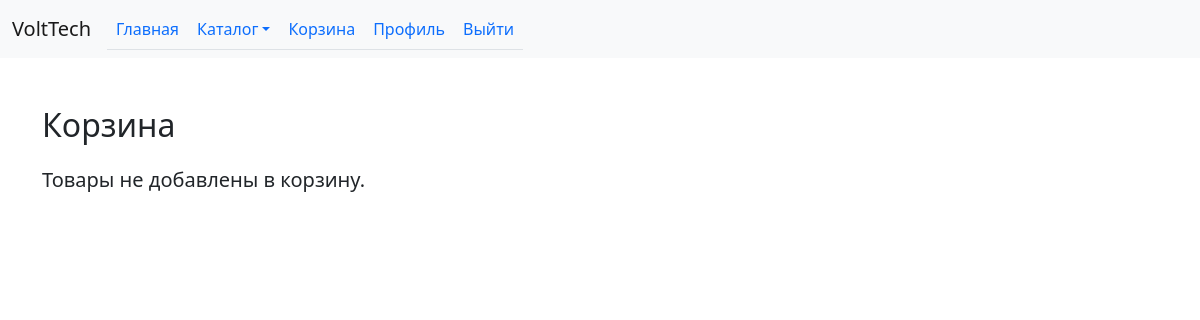
The app's page /cart/ (signed in), older data.
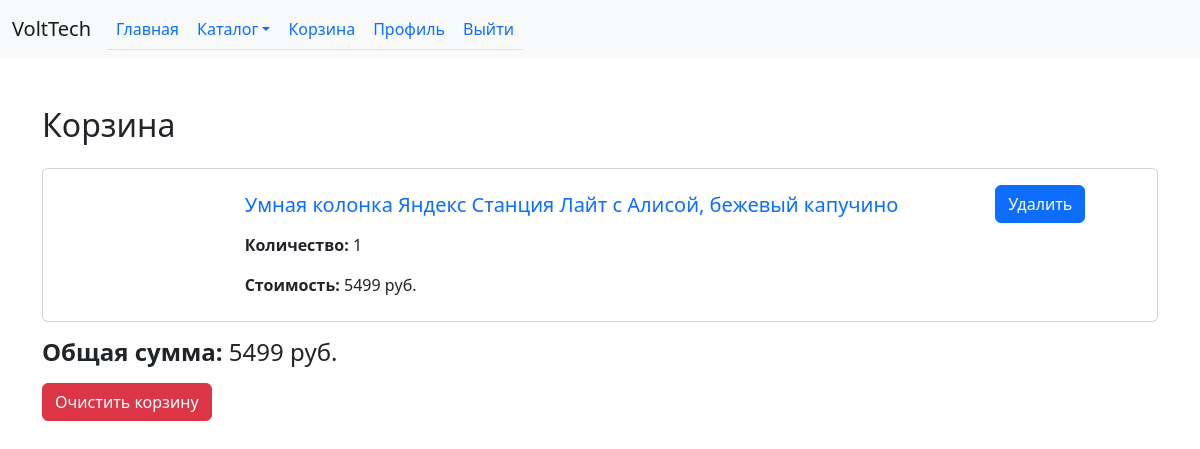
The same page, newer data.
### cart/models.py (models this page shows)
class CartItem(models.Model):
    cart = models.ForeignKey('Cart', on_delete=models.CASCADE, related_name='items')
    product = models.ForeignKey('products.Product', on_delete=models.CASCADE)
    quantity = models.PositiveIntegerField(default=1)

### products/models.py (models this page shows, shortened)
class Product(models.Model):
    name = models.CharField(max_length=255, unique=True,
                            verbose_name='Название')
    slug = models.SlugField(max_length=255, unique=True,
                            verbose_name='URL')
    manufacturer = models.CharField(max_length=100, verbose_name='Производитель')
    in_stock = models.PositiveIntegerField(default=0,
                                           verbose_name='Остаток на складе')
    price = models.DecimalField(max_digits=10, decimal_places=2, default=0,
                                verbose_name='Цена')
    properties = models.JSONField(blank=True, verbose_name='Характеристики')
    description = models.TextField(blank=True, null=True, verbose_name='Описание')
    image_paths = models.JSONField(blank=True, verbose_name='Список изображений')
    category = models.ForeignKey('Category', on_delete=models.PROTECT,
                                 related_name='products')
    class Meta:
        ordering = ['id']
    def get_absolute_url(self):
        return reverse_lazy('product_detail', args=[self.category.slug,
                                                    self.slug])

### cart/views.py (the view)
# urls.py: path('cart/', views.ShowCart.as_view(), name='cart_details'),
class ShowCart(ListView):
    template_name = 'cart/cart_details.html'
    context_object_name = 'cart_items'
    def get_queryset(self):
        cart, created = Cart.objects.get_or_create(user=self.request.user)
        return cart.items.annotate(
            total=F('quantity') * F('product__price')
        )
    def get_context_data(self, *, object_list=None, **kwargs):
        context = super().get_context_data(**kwargs)
        total_price = self.get_queryset().aggregate(total_price=Sum('total'))['total_price']
        context['total_price'] = total_price
        return context

### products/context_processors.py (called while the page is built)
def get_categories(request):
    return {'categories': Category.objects.all()}

### products/models.py (called while the page is built)
    def get_absolute_url(self):
        return reverse_lazy('category_detail', args=[self.slug])

### cart/templates/cart/cart_details.html (shortened to what this page needs)
{% extends 'products/base.html' %}
{% block content %}
  <div class="container mt-5">
    <h2 class="mb-4">Корзина</h2>
    {% for cart_item in cart_items %}
      <div class="card mb-3">
        <div class="row">
          <div class="card-body col-lg-2 cart-image">
          </div>
          <div class="card-body col-lg-8 p-4">
            <h5 class="card-title"><a href="{{ cart_item.product.get_absolute_url }}">
              {{ cart_item.product.name }}</a>
            </h5>
            <p class="card-text mt-3"><strong>Количество:</strong> {{ cart_item.quantity }}</p>
            <p class="card-text">
              <strong>Стоимость:</strong> {{ cart_item.total }} руб.
            </p>
          </div>
          <div class="card-body col-lg-2">
            <form method="post" action="{% url 'cart:delete_cart_item' cart_item.pk %}">
              <button type="submit" class="btn btn-primary">Удалить</button>
            </form>
          </div>
        </div>
      </div>
    {% endfor %}
    {% if not cart_items %}
      <h5>Товары не добавлены в корзину.</h5>
    {% else %}
      <h4><strong>Общая сумма:</strong> {{ total_price }} руб.</h4>
      <a href="{% url 'cart:clear_cart' %}" class="btn btn-danger mt-2">
        Очистить корзину
      </a>
    {% endif %}
  </div>
{% endblock %}

### products/templates/products/base.html (shortened to what this page needs)
<!DOCTYPE html>
<html lang="en">
<head>
    <link href="https://cdn.jsdelivr.net/npm/bootstrap@5.2.3/dist/css/bootstrap.min.css" rel="stylesheet">
    {% load static %}
    <link rel="stylesheet" href="{% static 'products/styles.css' %}">
</head>
<body>
  <header>
    <nav class="navbar navbar-expand-lg navbar-light bg-light">
      <div class="container-fluid">
        <a class="navbar-brand" href="{% url 'index' %}">VoltTech</a>
        <div class="collapse navbar-collapse" id="navbarNav">
          <ul class="navbar-nav">
            <ul class="nav nav-tabs">
              <li class="nav-item">
                <a class="nav-link" href="{% url 'index' %}">Главная</a>
              </li>
              <li class="nav-item dropdown">
                <a class="nav-link dropdown-toggle" data-bs-toggle="dropdown" href="#" role="button" aria-expanded="false">Каталог</a>
              </li>
              {% if user.is_authenticated %}
                <li class="nav-item">
                  <a class="nav-link" href="{% url 'cart:cart_details' %}">Корзина</a>
                </li>
                <li class="nav-item">
                  <a class="nav-link" href="{% url 'users:profile' %}">Профиль</a>
                </li>
                <li class="nav-item">
                  <a class="nav-link" href="{% url 'users:logout' %}">Выйти</a>
                </li>
              {% endif %}
            </ul>
          </ul>
        </div>
      </div>
    </nav>
  </header>
  <section>
    {% block content %}
    {% endblock %}
  </section>
</body>
</html>

### products/static/products/styles.css (style rules this page uses)
.card-title>a { text-decoration: none; }

Row changes from the older to the newer data that the page shows:
added CartItem: product.name "Умная колонка Яндекс Станция Лайт с Алисой, бежевый капучино", quantity "1", total "5499"
Text that changed along with them:
{{ total_price }}: (not shown) → "5499"
text no longer shown: "Товары не добавлены в корзину."
text now shown: "Общая сумма: руб. Очистить корзину"
